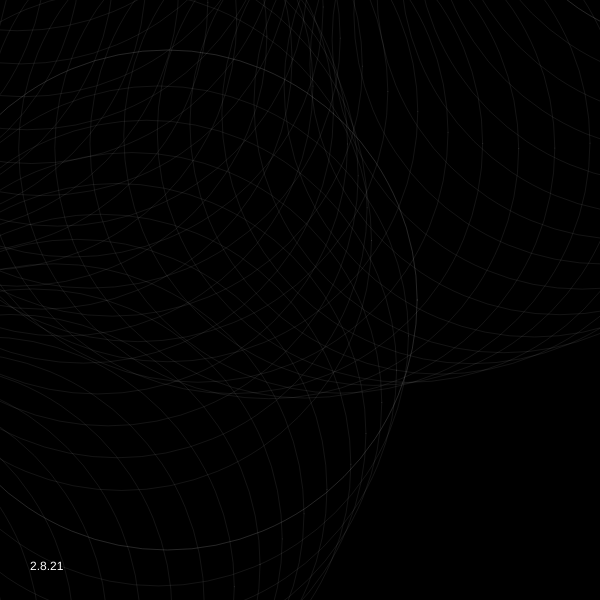
Frame 1 (no input)
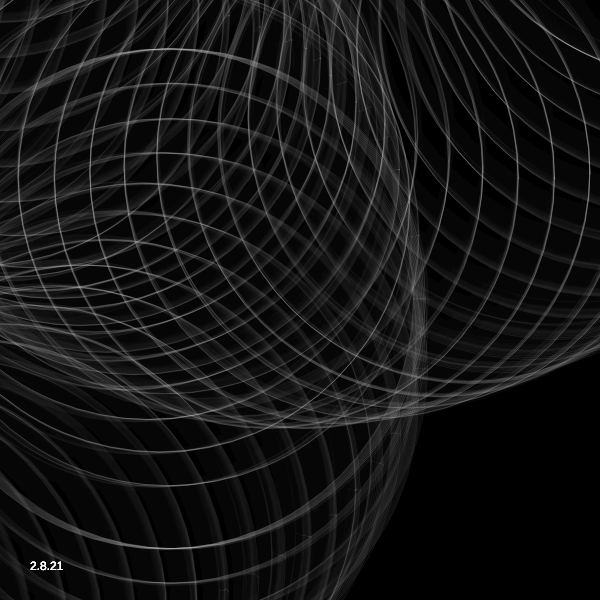
Frame 60 (no input)
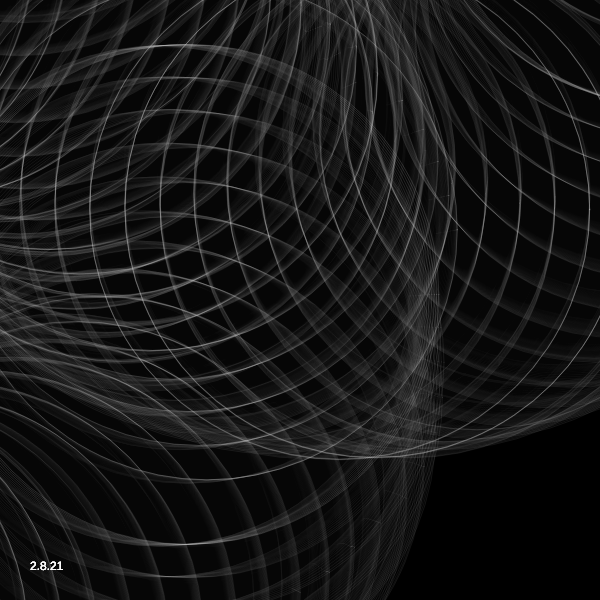
Frame 120 (the mouse pressed at the canvas centre since frame 60)

The p5.js sketch that drew these frames (run headless with seeded random() and noise() and a simulated clock; from frame 60 on, the mouse is pressed at the canvas centre):

// p5.js sketch
// ── sketch.js
var yoff = 0;
var xPos = -200;
var _hue = 100;
var yPos = 300;

/*
Inspo from larry larryson's color smoke sketch

Mods + code Nina Lutz 2021
*/

function setup () {
  w = 600;
    var canvas;
    if(windowWidth>=600 && windowHeight >=600){
      canvas = createCanvas(600, 600);
    }
    else{
      canvas = createCanvas(windowWidth, windowHeight - 100);
    }

    var x = (windowWidth - width) / 2;
    var y = (windowHeight - height) / 2;

    canvas.position(x, y);

    background(0);

  noFill();

  translate(windowWidth/2, windowHeight/2);
}

function draw() {
  background(0, 20)
  if(xPos<800)
  {
    bomb(300,xPos + 50*sin(frameCount*0.004), 250 + 50*cos(frameCount*0.004));
    bomb(300, 300 + 50*cos(frameCount*0.0002), xPos + 50*sin(frameCount*0.004));
    xPos+=0.3;    
  }
      fill(255);
      noStroke();
    text("2.8.21", 30, height-30)

}

function bomb(r,x,y)  {
    stroke(255, 20)
  strokeWeight(1)
      noFill();
  push();
  translate(x,y);
  // beginShape();
  var xoff = 0;
  var xIN = 0;
  var yIN = 0;
  for(var a = 0; a<TWO_PI; a+=0.1) {
    var offset = map(noise(xoff,yoff),0,1,0,100);
    var _r = r + offset;
    var _x = _r * cos(a);
    var _y = _r * sin(a);
    
    if(a==0){
      xIN = _x;
      yIN = _y;
    }
    else if(a>TWO_PI-0.1)
    {
      _x = xIN;
      _y = yIN;
    }
    // vertex(_x,_y);
    
    ellipse(_x, _y, 500, 500);
    xoff += 0.1;
  }
  yoff += 0.01;
  // endShape();
  pop();
}
